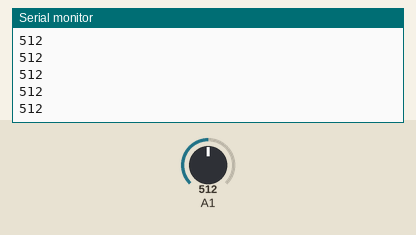
The sketch below on a simulated Arduino Uno, built with avr-gcc and run on an emulated ATmega328P. Parts: the last lines printed to the serial monitor. The inputs (shaded band) are chosen by the test bench; at power-on: A1 = 512.

Above: at 1.2 s.
1.3 s: A1 set to 716
At 1.32 s:
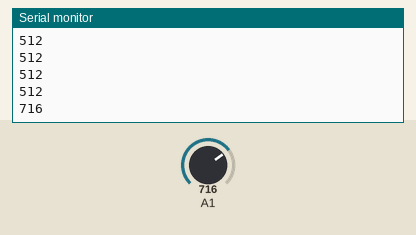
2.8 s: A1 set to 900
At 2.83 s:
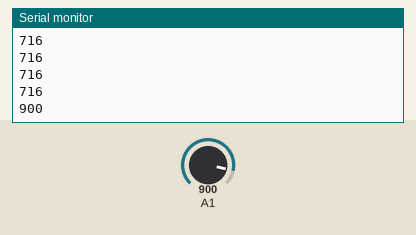
Timing chart, 0 to 5.8 s (numbered marks = the images above; inputs shaded):
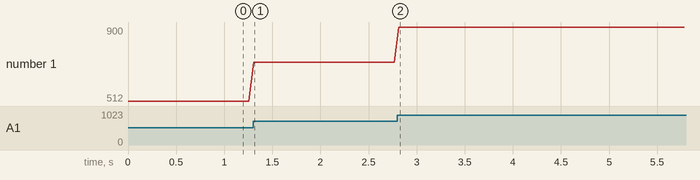

Measured:
- after the input at 1.3 s, the serial monitor: prints a new line at once (image 1)
- after the input at 2.8 s, the serial monitor: prints a new line at once (image 2)
- plotted number 1: 512 → 716 after the input at 1.3 s, 716 → 900 after the input at 2.8 s

The sketch:

LecturaNaloga.ino
```cpp
void setup() {
Serial.begin(9600);
}

void loop(){
Serial.println(analogRead(1));
delay(50);

}
```
